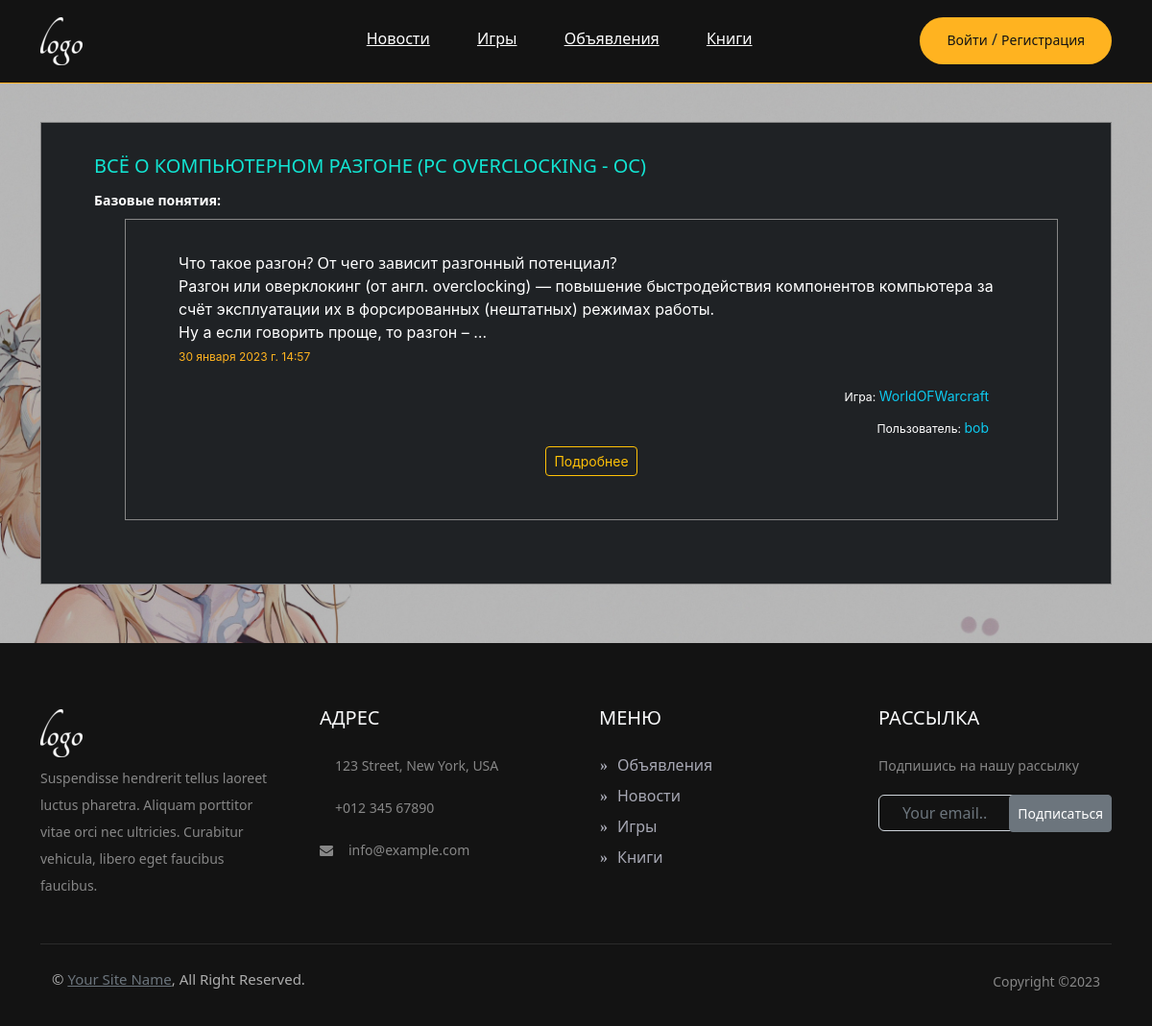
The page /ads/game/1/ on the database its author committed.
### Ads/models.py (models this page shows, shortened)
class Ad(models.Model):
    header = models.CharField("Заголовок",max_length=225)
    content_upload = RichTextUploadingField("Текстовое поле",blank=True,null=True)
    datetime = models.DateTimeField("Дата и время",auto_now_add=True)
    user = models.ForeignKey(Users,on_delete=models.CASCADE,verbose_name="Пользователь")
    category = models.ForeignKey('Category', on_delete=models.CASCADE,verbose_name="Категория")
    game =models.ForeignKey('Game',on_delete=models.CASCADE, verbose_name="Игра")
    class Meta:
        verbose_name = "Объявление"
        verbose_name_plural = "Объявления"

class Game(models.Model):
    name = models.CharField("Игра", max_length=225)
    def __str__(self):
        return f'{self.name}'
    class Meta:
        verbose_name ='Игра'
        verbose_name_plural = 'Игры'

### Main/models.py (models this page shows)
class Users(models.Model):
    user = models.ForeignKey(User,on_delete=models.CASCADE, verbose_name="Пользователь")
    def __str__(self): # Метод возвращает строковое представление объекта
        return f'{self.user}'
    class Meta:
        verbose_name = 'Пользователь'
        verbose_name_plural = 'Пользователи'

### Ads/views.py (the view)
# urls.py: path('game/<str:game>/',Gamelist,name='game'),
def Gamelist(request,game):
    list = Game.objects.filter(name=game)
    Ads = Ad.objects.filter(game=game)
    return render(request, 'ads/game.html',{'list':list,'Ads':Ads})

### Main/forms.py
class ContactForm(ModelForm):
    class Meta:
        model = Contact
        fields = ("email",)
        widgets = {
            'email': forms.EmailInput(attrs={"class":"form-control bg-transparent text-white w-100 py-3 ps-4 pe-5","placeholder": "Your email.."})
            }
        labels ={"email":""}

### Main/templatetags/contact_tags.py (called while the page is built)
@register.inclusion_tag('main/tags/form.html')
def contact_form():
    form = ContactForm
    return {"contact_form": form()}

### templates/ads/game.html (shortened to what this page needs)
{%  extends 'flatpages/default.html' %}
{% load static %}
{% block content %}
<section class="page-section community-page set-bg" data-setbg="{% static 'img/picture.jpg' %}">
    <div class="community-warp spad">
        <div class="container">
            {% for ad in Ads %}
            <ul class="community-post-list">
                <li>
                    <div class="community-post">
                        <div class="post-content">
                            <h5>{{ ad.header }}</h5>
                            <p>{{ ad.content_upload|safe|truncatewords:50}}</p>
                            <div class="post-date">{{ ad.datetime }}</div>
                            <p class="text-end pe-3" style="color: #0dcaf0;"><small class="text-white">Игра: </small> {{ ad.game }}</p>
                            <p class="text-end pe-3" style="color: #0dcaf0"><small class="text-white">Пользователь: </small> {{ ad.user }}</p>
    <div class="d-grid gap-2 d-md-flex justify-content-md-center">
        {% if user == ad.user.user %}
            <a class="btn btn-outline-warning btn-sm" href="{% url 'ad_detail' ad.id %}">Подробнее</a>
            <a class="btn btn-outline-warning btn-sm" href="{% url 'ad_update' ad.id %}">Редактировать</a>
            <a class="btn btn-outline-warning btn-sm" href="{% url 'ad_delete' ad.id %}">Удалить</a>
        {% else %}
            <a class="btn btn-outline-warning btn-sm" href="{% url 'ad_detail' ad.id %}">Подробнее</a>
        {% endif %}
        </div>
                        </div>
                    </div>
                </li>
            </ul>
        {% endfor %}
        </div>
    </div>
</section>
{% endblock content %}

### static/css/style.css (style rules this page uses)
html, body { height: 100%; font-family: 'Roboto', sans-serif; -webkit-font-smoothing: antialiased; }
h1, h2, h3, h4, h5, h6 { margin: 0; font-weight: 500; color: #131313; }
h5 { font-size: 20px; text-transform: uppercase; }
p { font-size: 14px; color: #878787; line-height: 2; }
ul, ol { padding: 0; margin: 0; }
.set-bg { background-repeat: no-repeat; background-size: cover; background-position: top center; }
.spad { padding-top: 40px; padding-bottom: 40px; }
.community-warp { max-width: 1367px; margin: 0 auto; background: rgba(0, 0, 0, 0.28); }
.community-post-list { list-style: none; padding-left: 0px; }
.community-post-list li { padding: 33px 55px 45px; margin-bottom: 21px; overflow: hidden; border: 1px solid #878787; background: #1f2225; }
.community-post-list .community-post .post-content h5 { font-size: 20px; color: #12e4d2; font-weight: 400; margin-bottom: 10px; }
.community-post-list .community-post .post-content p { color: #fff; margin-bottom: 5px; }
.community-post-list .community-post .post-content .post-date { font-size: 12px; color: #ffb320; margin-bottom: 18px; }
@media (min-width: 1200px) { .container { max-width: 1176px; } }

### rows shown on the page
Ad: header "ВСЁ О КОМПЬЮТЕРНОМ РАЗГОНЕ (PC OVERCLOCKING - OC)", content_upload "Базовые понятия: Что такое разгон? От чего зависит разгонный потенциал? Разгон или оверклокинг (от англ. overclocking) — повышение быстродействия компонентов компьютера за счёт эксплуатации их в форсированных (нештатных) режимах работы. Ну а если говорить проще, то разгон – …", datetime "30 января 2023 г. 14:57", game "WorldOFWarcraft", user "bob", shows "Подробнее"
